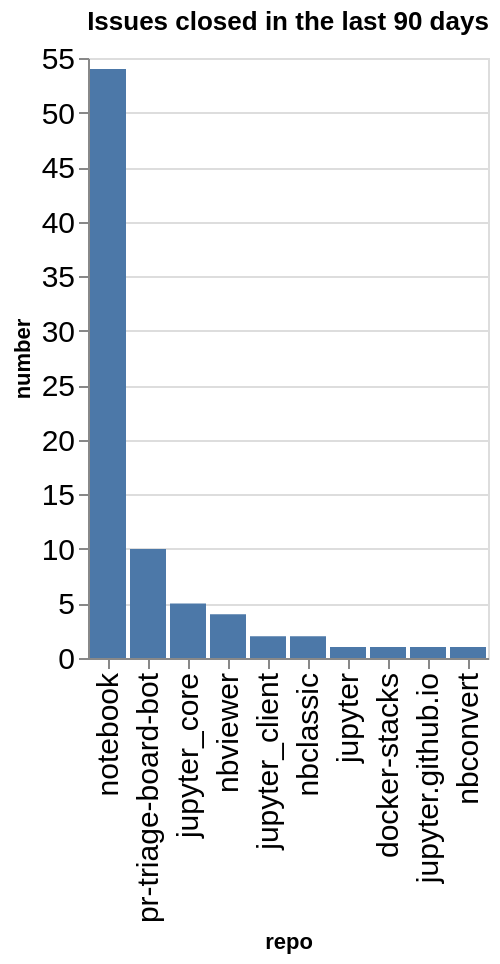

Source (notebook cell):
### Code cell
closed_counts = closed.groupby(['org', 'repo']).count()['number'].reset_index()
closed_counts['org/repo'] = closed_counts.apply(lambda a: a['org'] + '/' + a['repo'], axis=1)
sorted_vals = closed_counts.sort_values(['number'], ascending=False)['repo'].values
alt.Chart(data=closed_counts, title=f"Issues closed in the last {n_days} days").mark_bar().encode(
    x=alt.X('repo', sort=alt.Sort(sorted_vals.tolist())),
    y='number',
)

### Figure 1 — Vega-Lite specification as saved in the notebook (floating-point values rounded to 4 significant figures)
{"config": {"axisLeft": {"labelFontSize": 15}, "axisBottom": {"labelFontSize": 15}}, "data": {"name": "data-9a70503a9c863f0ff81b8a751f3aa6d3"}, "mark": {"type": "bar"}, "encoding": {"x": {"field": "repo", "sort": ["notebook", "pr-triage-board-bot", "jupyter_core", "nbviewer", "jupyter_client", "nbclassic", "jupyter", "docker-stacks", "jupyter.github.io", "nbconvert"], "type": "nominal"}, "y": {"field": "number", "type": "quantitative"}}, "title": "Issues closed in the last 90 days", "$schema": "https://vega.github.io/schema/vega-lite/v5.20.1.json", "datasets": {"data-9a70503a9c863f0ff81b8a751f3aa6d3": [{"org": "jupyter", "repo": "docker-stacks", "number": 1, "org/repo": "jupyter/docker-stacks"}, {"org": "jupyter", "repo": "jupyter", "number": 1, "org/repo": "jupyter/jupyter"}, {"org": "jupyter", "repo": "jupyter.github.io", "number": 1, "org/repo": "jupyter/jupyter.github.io"}, {"org": "jupyter", "repo": "jupyter_client", "number": 2, "org/repo": "jupyter/jupyter_client"}, {"org": "jupyter", "repo": "jupyter_core", "number": 5, "org/repo": "jupyter/jupyter_core"}, {"org": "jupyter", "repo": "nbclassic", "number": 2, "org/repo": "jupyter/nbclassic"}, {"org": "jupyter", "repo": "nbconvert", "number": 1, "org/repo": "jupyter/nbconvert"}, {"org": "jupyter", "repo": "nbviewer", "number": 4, "org/repo": "jupyter/nbviewer"}, {"org": "jupyter", "repo": "notebook", "number": 54, "org/repo": "jupyter/notebook"}, {"org": "jupyter", "repo": "pr-triage-board-bot", "number": 10, "org/repo": "jupyter/pr-triage-board-bot"}]}}
